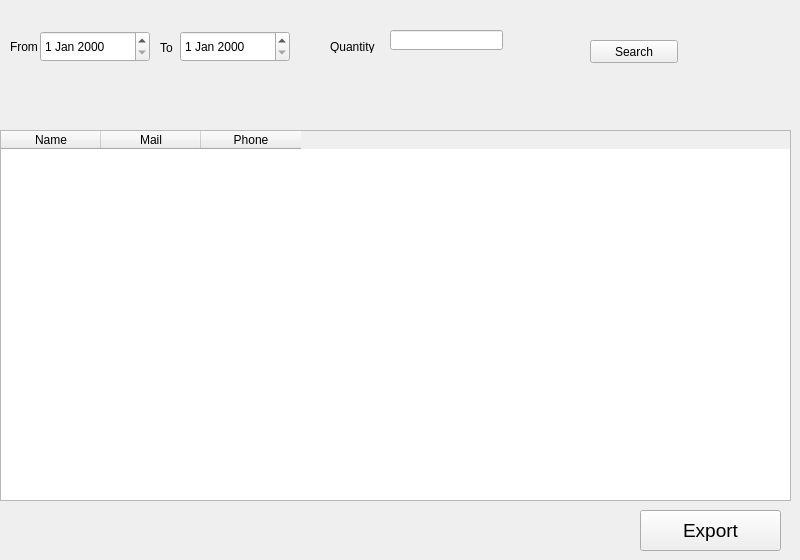
     <widget class="QWidget" name="tab_12">
      <attribute name="title">
       <string>Client Reports</string>
      </attribute>
      <widget class="QLabel" name="label_34">
       <property name="geometry">
        <rect>
         <x>160</x>
         <y>40</y>
         <width>21</width>
         <height>16</height>
        </rect>
       </property>
       <property name="text">
        <string>To</string>
       </property>
      </widget>
      <widget class="QDateEdit" name="dateEdit_5">
       <property name="geometry">
        <rect>
         <x>40</x>
         <y>31</y>
         <width>110</width>
         <height>31</height>
        </rect>
       </property>
      </widget>
      <widget class="QLabel" name="label_35">
       <property name="geometry">
        <rect>
         <x>10</x>
         <y>40</y>
         <width>47</width>
         <height>13</height>
        </rect>
       </property>
       <property name="text">
        <string>From</string>
       </property>
      </widget>
      <widget class="QDateEdit" name="dateEdit_6">
       <property name="geometry">
        <rect>
         <x>180</x>
         <y>31</y>
         <width>110</width>
         <height>31</height>
        </rect>
       </property>
      </widget>
      <widget class="QPushButton" name="pushButton_24">
       <property name="geometry">
        <rect>
         <x>590</x>
         <y>40</y>
         <width>88</width>
         <height>23</height>
        </rect>
       </property>
       <property name="text">
        <string>Search</string>
       </property>
      </widget>
      <widget class="QLabel" name="label_36">
       <property name="geometry">
        <rect>
         <x>330</x>
         <y>40</y>
         <width>47</width>
         <height>13</height>
        </rect>
       </property>
       <property name="text">
        <string>Quantity</string>
       </property>
      </widget>
      <widget class="QTableWidget" name="tableWidget_6">
       <property name="geometry">
        <rect>
         <x>0</x>
         <y>130</y>
         <width>791</width>
         <height>371</height>
        </rect>
       </property>
       <column>
        <property name="text">
         <string>Name</string>
        </property>
       </column>
       <column>
        <property name="text">
         <string>Mail</string>
        </property>
       </column>
       <column>
        <property name="text">
         <string>Phone</string>
        </property>
       </column>
      </widget>
      <widget class="QLineEdit" name="lineEdit_7">
       <property name="geometry">
        <rect>
         <x>390</x>
         <y>30</y>
         <width>113</width>
         <height>20</height>
        </rect>
       </property>
      </widget>
      <widget class="QPushButton" name="pushButton_43">
       <property name="enabled">
        <bool>true</bool>
       </property>
       <property name="geometry">
        <rect>
         <x>640</x>
         <y>510</y>
         <width>141</width>
         <height>41</height>
        </rect>
       </property>
       <property name="font">
        <font>
         <family>Segoe UI</family>
         <pointsize>14</pointsize>
        </font>
       </property>
       <property name="text">
        <string>Export</string>
       </property>
      </widget>
     </widget>
